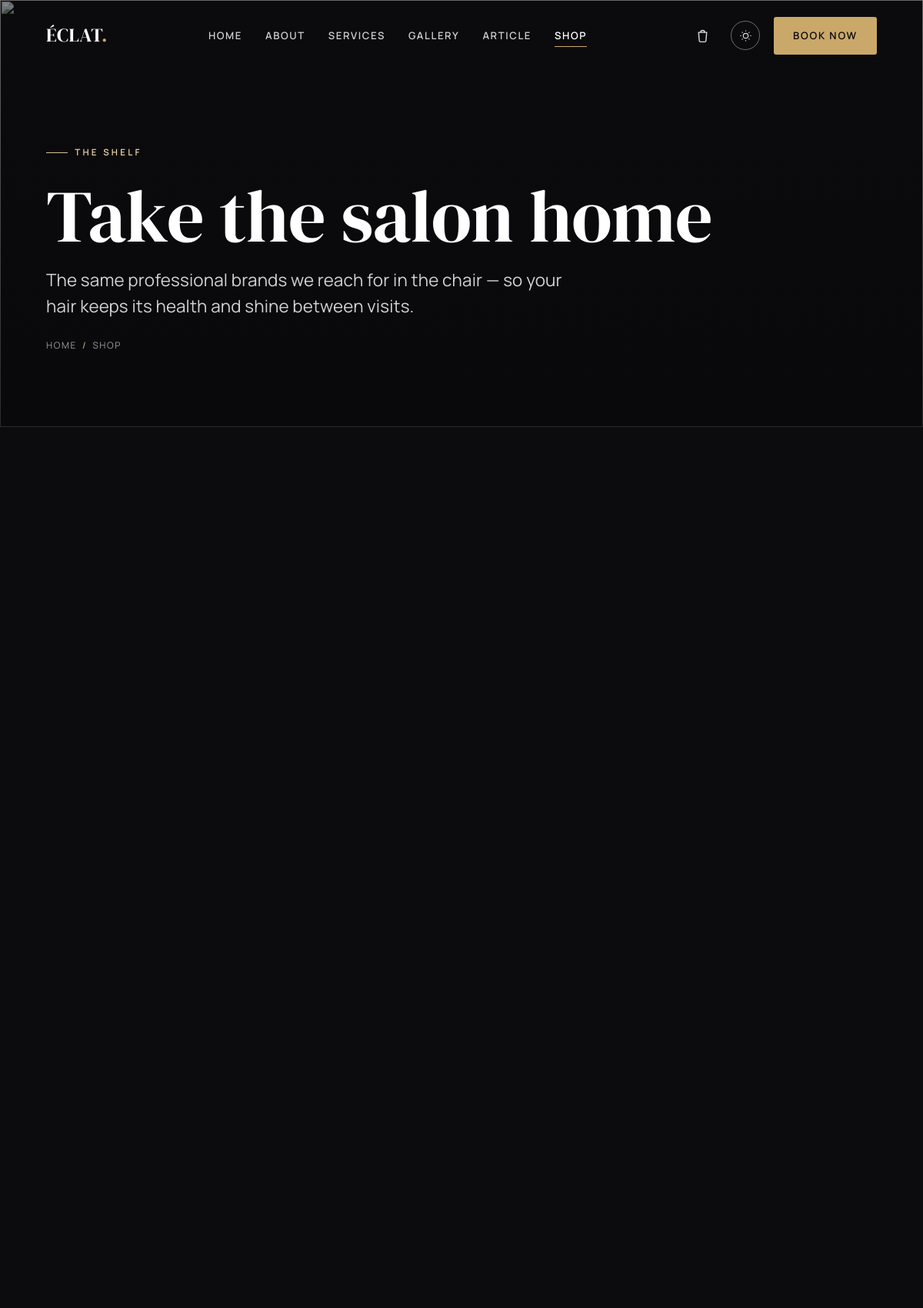
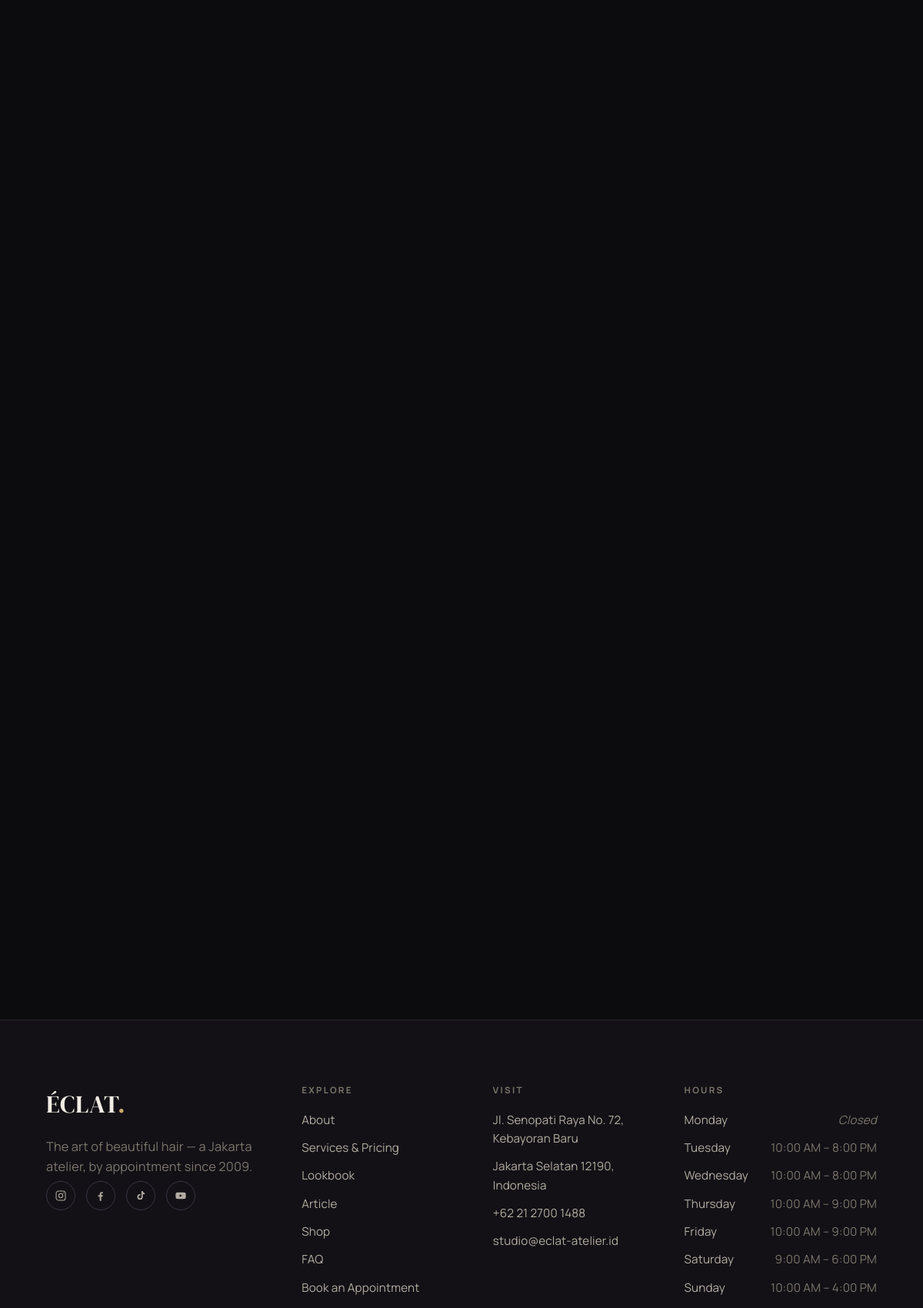
Page /shop (upper part) on the committed database (2 pictures, top to bottom).
### tables this page shows
CREATE TABLE opening_hours (
    id         INT AUTO_INCREMENT PRIMARY KEY,
    day_order  TINYINT      NOT NULL,
    day_name   VARCHAR(12)  NOT NULL,
    open_time  TIME         NULL,
    close_time TIME         NULL,
    is_closed  TINYINT(1)   NOT NULL DEFAULT 0
);

### app/controllers/shop.php (called while the page is built)
<?php
render('shop', [
    'title'    => 'Shop — ' . get_setting('site_name_full'),
    'meta'     => 'Salon-quality haircare to take home — the same brands we use in the chair.',
    'active'   => 'shop',
    'css'      => ['shop'],
    'js'       => ['pages/shop'],
    'products' => get_products(),
    'brands'   => get_product_brands(),
]);

### public/index.php (called while the page is built, shortened)
<?php
$routes = require APP_PATH . '/routes.php';
$uri  = parse_url($_SERVER['REQUEST_URI'] ?? '/', PHP_URL_PATH) ?? '/';
if (BASE_URL !== '') {
    if ($uri === BASE_URL) {
        $uri = '/';
    } elseif (str_starts_with($uri, BASE_URL . '/')) {
        $uri = substr($uri, strlen(BASE_URL));
    }
}
$path = '/' . trim($uri, '/');
$controller = $routes[$path] ?? null;
if ($controller === null) {
    http_response_code(404);
    $controller_file = APP_PATH . '/controllers/not_found.php';
} else {
    $controller_file = APP_PATH . '/controllers/' . $controller . '.php';
}
require $controller_file;

### app/models/settings.php (called while the page is built, shortened)
<?php
function get_setting(string $key, string $default = ''): string {
    static $cache = null;
    if ($cache === null) {
        $cache = [];
        foreach (q('SELECT skey, svalue FROM settings') as $r) {
            $cache[$r['skey']] = $r['svalue'];
        }
    }
    return $cache[$key] ?? $default;
}

### app/database.php (called while the page is built, shortened)
<?php
function db(): PDO {
    static $pdo = null;
    if ($pdo instanceof PDO) {
        return $pdo;
    }
    $opts = [
        PDO::ATTR_ERRMODE            => PDO::ERRMODE_EXCEPTION,
        PDO::ATTR_DEFAULT_FETCH_MODE => PDO::FETCH_ASSOC,
        PDO::ATTR_EMULATE_PREPARES   => false,
    ];
    try {
        if (DB_DRIVER === 'sqlite') {
            $pdo = new PDO('sqlite:' . DB_SQLITE_PATH, null, null, $opts);
            $pdo->exec('PRAGMA foreign_keys = ON');
        } else {
            $dsn = sprintf('mysql:host=%s;port=%s;dbname=%s;charset=utf8mb4',
                DB_HOST, DB_PORT, DB_NAME);
            $pdo = new PDO($dsn, DB_USER, DB_PASS, $opts);
        }
    } catch (PDOException $ex) {
        http_response_code(500);
        exit(APP_DEBUG
            ? 'Database connection failed: ' . $ex->getMessage()
            : 'The site is temporarily unavailable. Please try again shortly.');
    }
    return $pdo;
}
function q(string $sql, array $params = []): array {
    $stmt = db()->prepare($sql);
    $stmt->execute($params);
    return $stmt->fetchAll();
}

### app/models/hours.php (called while the page is built, shortened)
<?php
function get_opening_hours(): array {
    return q('SELECT day_name, open_time, close_time, is_closed
              FROM opening_hours ORDER BY day_order ASC');
}

### app/views/pages/shop.php (the view, shortened to what this page needs)
<section class="page-hero">
    <div class="page-hero-bg"><img src="<?= e(url('assets/img/hero/shop-hero.jpg')) ?>" alt="" aria-hidden="true"></div>
    <div class="container">
        <span class="eyebrow">The shelf</span>
        <h1>Take the salon home</h1>
        <p class="lede">The same professional brands we reach for in the chair — so your hair keeps its health and shine between visits.</p>
        <div class="breadcrumb"><a href="<?= e(url('')) ?>">Home</a><span class="sep">/</span>Shop</div>
    </div>
</section>
<section class="section">
    <div class="container">
        <div class="product-grid">
        </div>
    </div>
</section>

### app/views/partials/footer.php (shortened to what this page needs)
<?php
$hours   = get_opening_hours();
$ig = get_setting('instagram'); $fb = get_setting('facebook');
$tt = get_setting('tiktok');    $yt = get_setting('youtube');
?>
<footer class="site-footer">
    <div class="container">
        <div class="footer-top">
            <div class="footer-brand">
                <div class="brand"><?= e(get_setting('site_name')) ?><span class="dot">.</span></div>
                <p><?= e(get_setting('tagline')) ?> — a Jakarta atelier, by appointment since <?= e(get_setting('founded_year')) ?>.</p>
                <div class="socials">
                    <a href="<?= e($ig) ?>" aria-label="Instagram"><svg viewBox="0 0 24 24" fill="none" stroke="currentColor" stroke-width="1.6"><rect x="3" y="3" width="18" height="18" rx="5"/><circle cx="12" cy="12" r="4"/><circle cx="17.5" cy="6.5" r="1" fill="currentColor" stroke="none"/></svg></a>
                    <a href="<?= e($fb) ?>" aria-label="Facebook"><svg viewBox="0 0 24 24" fill="currentColor"><path d="M13 22v-8h2.7l.4-3H13V9c0-.9.3-1.5 1.6-1.5H16V4.9c-.3 0-1.2-.1-2.3-.1-2.3 0-3.7 1.4-3.7 3.9V11H7v3h3v8z"/></svg></a>
                    <a href="<?= e($tt) ?>" aria-label="TikTok"><svg viewBox="0 0 24 24" fill="currentColor"><path d="M16 3c.3 2 1.6 3.6 3.6 3.9v2.6c-1.3.1-2.6-.3-3.6-1v5.9a5.4 5.4 0 1 1-5.4-5.4c.3 0 .6 0 .9.1v2.7a2.7 2.7 0 1 0 1.9 2.6V3z"/></svg></a>
                    <a href="<?= e($yt) ?>" aria-label="YouTube"><svg viewBox="0 0 24 24" fill="currentColor"><path d="M22 12s0-3-.4-4.4a2.3 2.3 0 0 0-1.6-1.6C18.5 5.6 12 5.6 12 5.6s-6.5 0-8 .4A2.3 2.3 0 0 0 2.4 7.6C2 9 2 12 2 12s0 3 .4 4.4a2.3 2.3 0 0 0 1.6 1.6c1.5.4 8 .4 8 .4s6.5 0 8-.4a2.3 2.3 0 0 0 1.6-1.6C22 15 22 12 22 12zm-12 2.8V9.2l4.8 2.8z"/></svg></a>
                </div>
            </div>
            <div class="footer-col">
                <h4>Explore</h4>
                <ul>
                    <li><a href="<?= e(url('about')) ?>">About</a></li>
                    <li><a href="<?= e(url('services')) ?>">Services &amp; Pricing</a></li>
                    <li><a href="<?= e(url('gallery')) ?>">Lookbook</a></li>
                    <li><a href="<?= e(url('blog')) ?>">Article</a></li>
                    <li><a href="<?= e(url('shop')) ?>">Shop</a></li>
                    <li><a href="<?= e(url('faq')) ?>">FAQ</a></li>
                    <li><a href="<?= e(url('book')) ?>">Book an Appointment</a></li>
                </ul>
            </div>
            <div class="footer-col">
                <h4>Visit</h4>
                <ul>
                    <li><?= e(get_setting('address_line1')) ?></li>
                    <li><?= e(get_setting('address_line2')) ?></li>
                    <li><a href="tel:<?= e(preg_replace('/[^0-9+]/', '', get_setting('phone'))) ?>"><?= e(get_setting('phone')) ?></a></li>
                    <li><a href="mailto:<?= e(get_setting('email')) ?>"><?= e(get_setting('email')) ?></a></li>
                </ul>
            </div>
            <div class="footer-col">
                <h4>Hours</h4>
                <ul>
                    <?php foreach ($hours as $h): ?>
                        <li class="hours-row<?= $h['is_closed'] ? ' closed' : '' ?>">
                            <span class="d"><?= e($h['day_name']) ?></span>
                            <span class="t"><?= $h['is_closed'] ? 'Closed' : e(fmt_time($h['open_time']) . ' – ' . fmt_time($h['close_time'])) ?></span>
                        </li>
                    <?php endforeach; ?>
                </ul>
            </div>
        </div>
    </div>
</footer>

### public/assets/css/base/tokens.css (style rules this page uses)
:root { --font-display: "DM Serif Display", Georgia, "Times New Roman", serif; --font-body: "Manrope", system-ui, -apple-system, Segoe UI, Roboto, sans-serif; --fs-eyebrow: 0.72rem; --fs-body: 1.02rem; --fs-lead: clamp(1.12rem, 0.6rem + 1.1vw, 1.4rem); --h4: clamp(1.05rem, 0.9rem + 0.6vw, 1.3rem); --h3: clamp(1.4rem, 1rem + 1.4vw, 2rem); --h2: clamp(2.05rem, 1.2rem + 3.4vw, 3.4rem); --h1: clamp(2.9rem, 1.2rem + 7vw, 6rem); --container: 1220px; --container-narrow: 880px; --gutter: clamp(20px, 5vw, 64px); --section-y: clamp(60px, 6vw, 104px); --radius: 3px; --radius-lg: 6px; --ease: cubic-bezier(0.2, 0.6, 0.2, 1); --dur: 0.65s; --dur-fast: 0.28s; }
:root, [data-theme="dark"] { --bg: #0c0b0e; --bg-2: #131116; --bg-3: #1b181f; --text: #f2ede4; --text-2: #b3aca1; --text-3: #7d766c; --line: #29242f; --line-2: #3a3442; --accent: #c9a86a; --accent-2: #e2c993; --accent-ink: #0c0b0e; --overlay: linear-gradient(180deg, rgba(8,7,10,0.25) 0%, rgba(8,7,10,0.72) 100%); --shadow: 0 24px 60px -28px rgba(0,0,0,0.7); --img-filter: grayscale(0.15) contrast(1.02); }

### public/assets/css/base/typography.css (style rules this page uses)
body { font-family: var(--font-body); font-size: var(--fs-body); font-weight: 400; color: var(--text); background: var(--bg); letter-spacing: 0.01em; transition: background var(--dur-fast) var(--ease), color var(--dur-fast) var(--ease); }
h1, h2, h3, h4 { font-family: var(--font-display); font-weight: 400; line-height: 1.06; letter-spacing: -0.005em; color: var(--text); }
h1 { font-size: var(--h1); font-weight: 400; }
h4 { font-size: var(--h4); line-height: 1.2; }
p { color: var(--text-2); }
.eyebrow { font-family: var(--font-body); font-size: var(--fs-eyebrow); font-weight: 600; letter-spacing: 0.28em; text-transform: uppercase; color: var(--accent); display: inline-flex; align-items: center; gap: 0.8em; }
.eyebrow::before { content: ""; width: 28px; height: 1px; background: var(--accent); opacity: 0.7; }
.lede { font-size: var(--fs-lead); line-height: 1.5; color: var(--text-2); }

### public/assets/css/components/layout.css (style rules this page uses)
.container { width: 100%; max-width: var(--container); margin-inline: auto; padding-inline: var(--gutter); }
.section { padding-block: var(--section-y); }

### public/assets/css/components/header.css (style rules this page uses)
.brand { font-family: var(--font-display); font-size: 1.55rem; font-weight: 400; letter-spacing: 0.02em; color: var(--text); transition: color var(--dur-fast) var(--ease); }
.brand .dot { color: var(--accent); }

### public/assets/css/components/hero.css (style rules this page uses)
.page-hero { position: relative; padding-top: 180px; padding-bottom: clamp(60px, 8vw, 110px); overflow: hidden; }
.page-hero-bg { position: absolute; inset: 0; z-index: -2; }
.page-hero-bg img { width: 100%; height: 100%; object-fit: cover; filter: grayscale(0.5) brightness(0.7); }
.page-hero-bg::after { content: ""; position: absolute; inset: 0; background: var(--overlay); }
.page-hero h1 { color: #fff; max-width: 18ch; }
.page-hero .eyebrow { color: #edd6a6; margin-bottom: 22px; }
.page-hero .eyebrow::before { background: #edd6a6; opacity: 0.9; }
.page-hero .lede { color: rgba(255,255,255,0.82); max-width: 52ch; margin-top: 0.7em; }
.breadcrumb { margin-top: 26px; font-size: 0.74rem; letter-spacing: 0.14em; text-transform: uppercase; color: rgba(255,255,255,0.6); }
.breadcrumb .sep { margin-inline: 0.6em; color: var(--accent-2); }

### public/assets/css/components/cards.css (style rules this page uses)
.product-grid { display: grid; grid-template-columns: repeat(3, 1fr); gap: clamp(20px, 2.5vw, 36px); }

### rows in the picture
opening_hours: day_name "Monday", is_closed "Closed"
opening_hours: day_name "Tuesday", open_time+close_time "10:00 AM – 8:00 PM"
opening_hours: day_name "Wednesday", open_time+close_time "10:00 AM – 8:00 PM"
opening_hours: day_name "Thursday", open_time+close_time "10:00 AM – 9:00 PM"
opening_hours: day_name "Friday", open_time+close_time "10:00 AM – 9:00 PM"
opening_hours: day_name "Saturday", open_time+close_time "9:00 AM – 6:00 PM"
opening_hours: day_name "Sunday", open_time+close_time "10:00 AM – 4:00 PM"

### other values in the picture
get_setting('site_name') "ÉCLAT"
$label "HOME"
$label "ABOUT"
$label "SERVICES"
$label "GALLERY"
$label "ARTICLE"
$label "SHOP"
get_setting('tagline') "The art of beautiful hair"
get_setting('founded_year') "2009"
get_setting('address_line1') "Jl. Senopati Raya No. 72, Kebayoran Baru"
get_setting('address_line2') "Jakarta Selatan 12190, Indonesia"
get_setting('phone') "+62 21 2700 1488"
get_setting('email') "studio@eclat-atelier.id"
